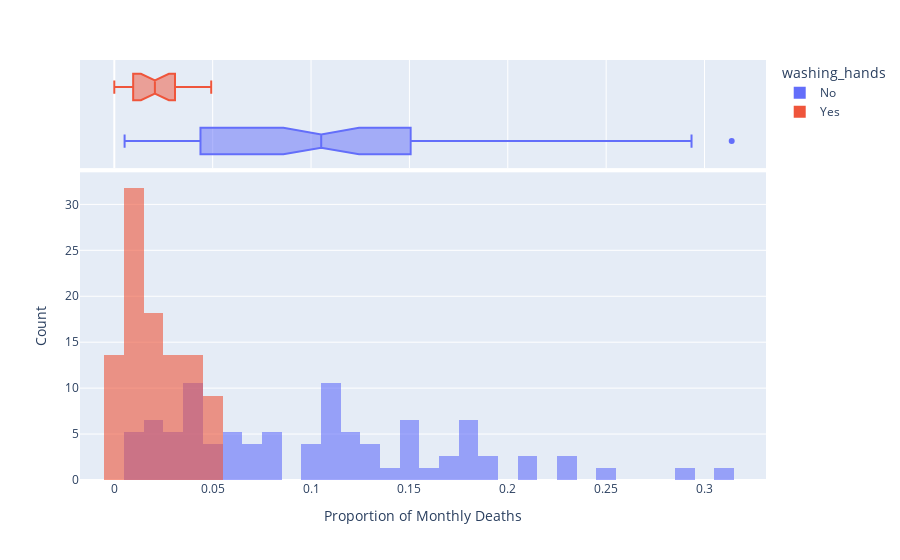

Here is the notebook cell this chart was saved with:
### Markdown cell above
The plot shows us the same data as our Matplotlib chart, but from a different perspective. Here we also see the massive spike in deaths in late 1842. Over 30% of women who gave birth that month died in hospital. What we also see in the box plot is how not only did the average death rate come down, but so did the overall range.

### Code cell
hist = px.histogram(df_monthly,
                    x='pct_deaths',
                    color= 'washing_hands',
                    nbins = 40,
                    opacity = 0.6,
                    barmode = 'overlay',
                    histnorm = 'percent',
                    marginal = 'box')
hist.update_layout(xaxis_title='Proportion of Monthly Deaths',
                   yaxis_title='Count',)
hist.show()

### Figure 1 — Plotly figure (JSON) as saved in the notebook; plotly's stock layout.template omitted (floating-point values rounded to 4 significant figures)
{"data": [{"alignmentgroup": "True", "bingroup": "x", "histnorm": "percent", "hovertemplate": "washing_hands=No<br>pct_deaths=%{x}<br>percent=%{y}<extra></extra>", "legendgroup": "No", "marker": {"color": "#636efa", "opacity": 0.6, "pattern": {"shape": ""}}, "name": "No", "nbinsx": 40, "offsetgroup": "No", "orientation": "v", "showlegend": true, "type": "histogram", "x": [0.1457, 0.07531, 0.04332, 0.01569, 0.007843, 0.05, 0.08421, 0.01351, 0.01878, 0.1102, 0.2255, 0.2085, 0.1222, 0.1023, 0.1074, 0.03226, 0.06593, 0.2078, 0.2546, 0.1839, 0.2934, 0.2297, 0.3138, 0.1912, 0.1597, 0.1241, 0.1193, 0.06098, 0.04082, 0.005236, 0.01554, 0.02262, 0.176, 0.07143, 0.08051, 0.1516, 0.1128, 0.1703, 0.1731, 0.05833, 0.02679, 0.04369, 0.0632, 0.01224, 0.03226, 0.1102, 0.1055, 0.07591, 0.04745, 0.04452, 0.04231, 0.04392, 0.07143, 0.06122, 0.03586, 0.1055, 0.1484, 0.1094, 0.1049, 0.1339, 0.1809, 0.1543, 0.1897, 0.1344, 0.1015, 0.131, 0.1806, 0.1439, 0.1496, 0.1077, 0.05369, 0.03215, 0.01923, 0.03607, 0.1827, 0.1224], "xaxis": "x", "yaxis": "y"}, {"alignmentgroup": "True", "hovertemplate": "washing_hands=No<br>pct_deaths=%{x}<extra></extra>", "legendgroup": "No", "marker": {"color": "#636efa"}, "name": "No", "notched": true, "offsetgroup": "No", "showlegend": false, "type": "box", "x": [0.1457, 0.07531, 0.04332, 0.01569, 0.007843, 0.05, 0.08421, 0.01351, 0.01878, 0.1102, 0.2255, 0.2085, 0.1222, 0.1023, 0.1074, 0.03226, 0.06593, 0.2078, 0.2546, 0.1839, 0.2934, 0.2297, 0.3138, 0.1912, 0.1597, 0.1241, 0.1193, 0.06098, 0.04082, 0.005236, 0.01554, 0.02262, 0.176, 0.07143, 0.08051, 0.1516, 0.1128, 0.1703, 0.1731, 0.05833, 0.02679, 0.04369, 0.0632, 0.01224, 0.03226, 0.1102, 0.1055, 0.07591, 0.04745, 0.04452, 0.04231, 0.04392, 0.07143, 0.06122, 0.03586, 0.1055, 0.1484, 0.1094, 0.1049, 0.1339, 0.1809, 0.1543, 0.1897, 0.1344, 0.1015, 0.131, 0.1806, 0.1439, 0.1496, 0.1077, 0.05369, 0.03215, 0.01923, 0.03607, 0.1827, 0.1224], "xaxis": "x2", "yaxis": "y2"}, {"alignmentgroup": "True", "bingroup": "x", "histnorm": "percent", "hovertemplate": "washing_hands=Yes<br>pct_deaths=%{x}<br>percent=%{y}<extra></extra>", "legendgroup": "Yes", "marker": {"color": "#EF553B", "opacity": 0.6, "pattern": {"shape": ""}}, "name": "Yes", "nbinsx": 40, "offsetgroup": "Yes", "orientation": "v", "showlegend": true, "type": "histogram", "x": [0.02239, 0.012, 0.01894, 0.0458, 0.03957, 0.04472, 0.0293, 0.03534, 0.006873, 0, 0.006557, 0.009585, 0.01136, 0.003717, 0, 0.009615, 0.02341, 0.02903, 0.0134, 0.02233, 0.03085, 0.04926], "xaxis": "x", "yaxis": "y"}, {"alignmentgroup": "True", "hovertemplate": "washing_hands=Yes<br>pct_deaths=%{x}<extra></extra>", "legendgroup": "Yes", "marker": {"color": "#EF553B"}, "name": "Yes", "notched": true, "offsetgroup": "Yes", "showlegend": false, "type": "box", "x": [0.02239, 0.012, 0.01894, 0.0458, 0.03957, 0.04472, 0.0293, 0.03534, 0.006873, 0, 0.006557, 0.009585, 0.01136, 0.003717, 0, 0.009615, 0.02341, 0.02903, 0.0134, 0.02233, 0.03085, 0.04926], "xaxis": "x2", "yaxis": "y2"}], "layout": {"barmode": "overlay", "legend": {"title": {"text": "washing_hands"}, "tracegroupgap": 0}, "margin": {"t": 60}, "xaxis": {"anchor": "y", "domain": [0, 1], "title": {"text": "Proportion of Monthly Deaths"}}, "xaxis2": {"anchor": "y2", "domain": [0, 1], "matches": "x", "showgrid": true, "showticklabels": false}, "yaxis": {"anchor": "x", "domain": [0, 0.7326], "title": {"text": "Count"}}, "yaxis2": {"anchor": "x2", "domain": [0.7426, 1], "matches": "y2", "showgrid": false, "showline": false, "showticklabels": false, "ticks": ""}}}
